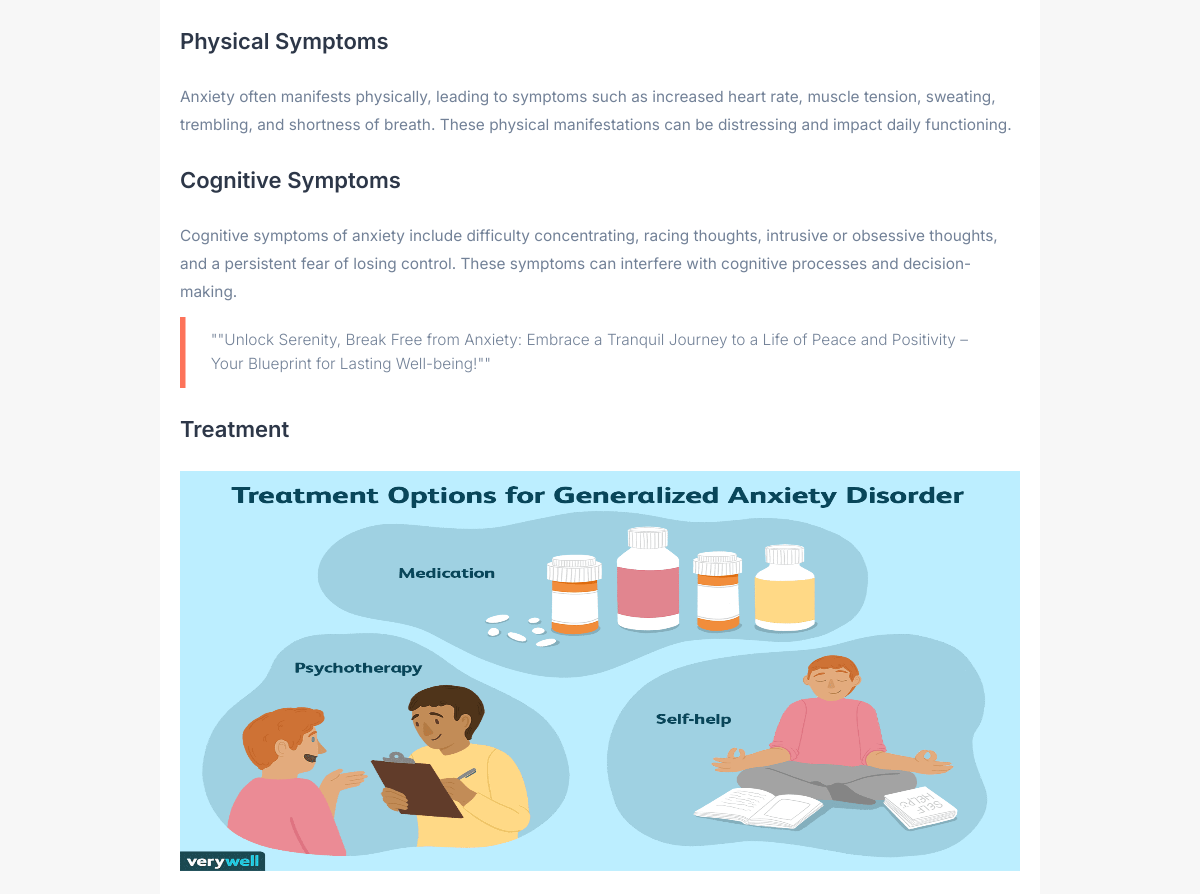
The page /mentalhealthlibrary/blogs/1 (middle part) on the database as committed earlier.
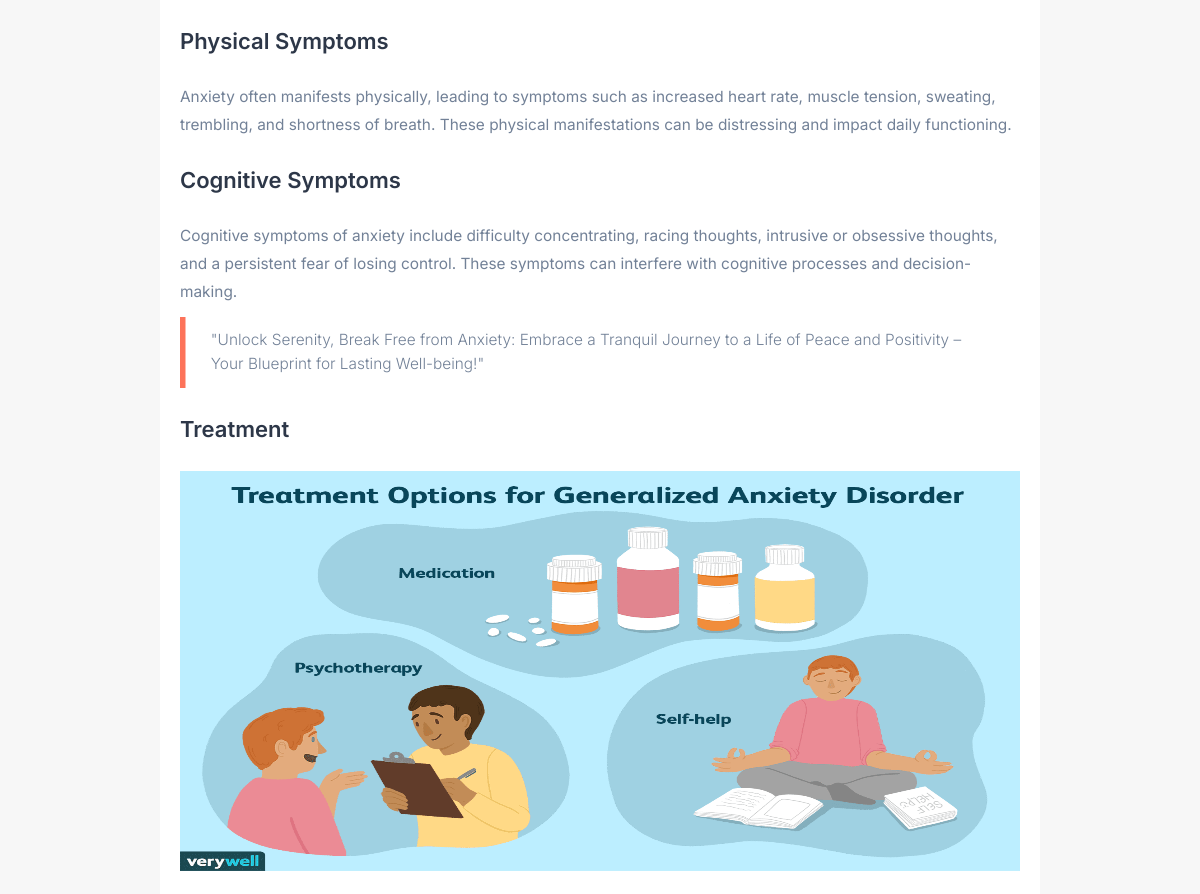
The same page on the database as committed later.
### mhlblogs/models.py (models this page shows, shortened)
class MentalHealthIllness(models.Model):
    name = models.CharField(max_length=255, unique=True)
    date_created = models.TextField(blank=True)
    description = models.TextField(blank=True)
    slogan = models.TextField(blank=True)
    author_pic = models.ImageField(upload_to='mhlblogs/mental_health_images/', blank=True, null=True)
    author = models.TextField(blank=True, default='Team BSUians')
    main_bg = models.ImageField(upload_to='mhlblogs/mental_health_images/', blank=True, null=True)
    symptoms_image = models.ImageField(upload_to='mhlblogs/mental_health_images/', blank=True, null=True)
    symptoms1_title = models.TextField(blank=True)
    symptoms1_description = models.TextField(blank=True)
    symptoms2_title = models.TextField(blank=True)
    symptoms2_description = models.TextField(blank=True)
    symptoms3_title = models.TextField(blank=True)
    symptoms3_description = models.TextField(blank=True)
    treatments_image = models.ImageField(upload_to='mhlblogs/mental_health_images/', blank=True, null=True)
    treatment1_title = models.TextField(blank=True)
    treatment1_description = models.TextField(blank=True)
    treatment2_title = models.TextField(blank=True)
    treatment2_description = models.TextField(blank=True)
    treatment3_title = models.TextField(blank=True)
    treatment3_description = models.TextField(blank=True)

### mhlblogs/views.py (the view)
# urls.py: path('<int:mhl_id>', views.blogpage, name="mhlblogs"),
def blogpage(request, mhl_id):
    mhldetail = get_object_or_404(MentalHealthIllness, pk=mhl_id)
    return render(request, 'mhlblogs/blogpage.html', {'id':mhl_id, 'illness':mhldetail})

### templates/mhlblogs/blogpage.html (shortened to what this page needs)
{% extends "mhlblogs/base2.html" %}
{% load static %}
{% block content %}
<div class=" full" >
    <div class="container  main-bg" >
        <main>
            <div class="content">
                <h4>{{illness.symptoms2_title}}</h4>
                <p>{{illness.symptoms2_description}}</p>
                <h4>{{illness.symptoms3_title}}</h4>
                <p>{{illness.symptoms3_description}}</p>
                <blockquote>
                    "{{illness.slogan}}"
                </blockquote>
                <h4>Treatment</h4>
                <div class="content-image-container" style="display: flex;align-items:center; justify-content:center;">
                    <img src="{{illness.treatments_image.url}}" alt="image_treatment" width="100%" height="400px" >
                </div>
            </div>
        </main>
    </div>
{% endblock content %}

Rows that differ between the two databases and show on the page:
changed MentalHealthIllness "Physical Symptoms": slogan "\"Unlock Serenity, Break Free from Anxiety: Embrace a Tranquil Journey to a Life of Peace and Positivity – Your Blueprint for Lasting Well-being!\"" → "Unlock Serenity, Break Free from Anxiety: Embrace a Tranquil Journey to a Life of Peace and Positivity – Your Blueprint for Lasting Well-being!"
